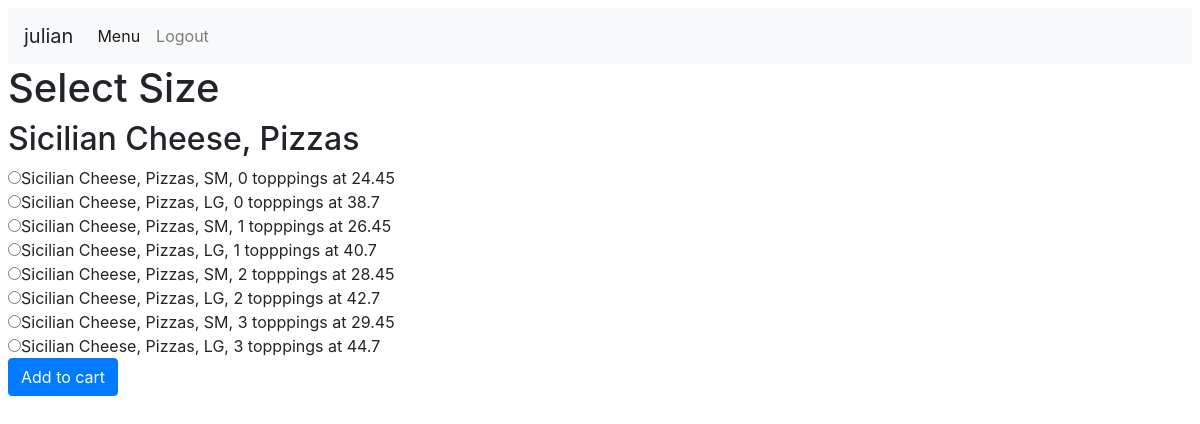
Screenshot of /orders/4/select_size (signed in) with the database file from the repository.
### orders/models.py (models this page shows)
class Item(models.Model):
    category = models.ForeignKey(Category, on_delete=models.CASCADE)
    item = models.CharField(max_length=64)
    def __str__(self):
        return f"{self.item}, {self.category}"

class Category(models.Model):
    category = models.CharField(max_length=64)
    def __str__(self):
        return f"{self.category}"

class Item_Price(models.Model):
    item = models.ForeignKey(Item, on_delete=models.CASCADE, related_name="price")
    SMALL = 'SM'
    LARGE = 'LG'
    SET = 'ST'
    SIZE_CHOICES = [
        (SMALL, 'Small'),
        (LARGE, 'Large'),
        (SET, 'Set'),
    ]
    topping_count = models.IntegerField(default=0,)
    size = models.CharField(max_length=2, choices=SIZE_CHOICES, default=SMALL,)
    price = models.FloatField(max_length=10, blank=True)
    def __str__(self):
        return f"{self.item}, {self.size}, {self.topping_count} topppings at {self.price}"

### orders/views.py (the view)
# urls.py: path("<int:item_id>/select_size", views.select_size, name="select_size"),
def select_size(request, item_id):
    if request.method == 'POST':
        print("Got to post")
        price_id = request.POST.get("size")
        return redirect('select_toppings', item_id = item_id, price_id = price_id)
    else:
        item = Item.objects.get(pk = item_id)
        context = {
            "Item": item,
            "Sizes": item.price.all(),
            "item_id": item_id
        }
        return render(request, "orders/select_size.html", context)

### orders/templates/orders/select_size.html (shortened to what this page needs)
{% extends "orders/base.html" %}
{% block body %}
<h1>Select Size</h1>
  <h2>{{Item}}</h2>
  <form action="{% url 'select_size' item_id %}" method="post">
      {% for size in Sizes %}
        <input type="radio" name="size" id="{{size}}" value="{{size.id}}">{{size}}</input>
        <br>
      {% endfor %}
      <input type="submit" class ="btn btn-primary" value="Add to cart"></input>
  </form>
{% endblock %}

### orders/templates/orders/base.html (shortened to what this page needs)
<!DOCTYPE html>
<html>
    <head>
      {% load static %}
      <link rel="stylesheet" href="https://maxcdn.bootstrapcdn.com/bootstrap/4.0.0/css/bootstrap.min.css">
    </head>
    <body class = m-2>
      <nav class="navbar navbar-expand-lg navbar-light bg-light">
        <a class="navbar-brand">{{user}}</a>
        <div class="collapse navbar-collapse" id="navbarSupportedContent">
          <ul class="navbar-nav mr-auto">
            <li class="nav-item active">
              <a class="nav-link" href="{% url 'menu' %}">Menu <span class="sr-only">(current)</span></a>
            </li>
            <li class="nav-item">
              <a class ="nav-link" href="{% url 'logout' %}">Logout</a>
            </li>
          </ul>
        </div>
      </nav>
        {% block body %}
        {% endblock %}
    </body>
</html>

### rows the page displays
Item: item+category "Sicilian Cheese, Pizzas"
Item_Price: item+size+topping_count "Sicilian Cheese, Pizzas, SM, 0 topppings at 24.45"
Item_Price: item+size+topping_count "Sicilian Cheese, Pizzas, LG, 0 topppings at 38.7"
Item_Price: item+size+topping_count "Sicilian Cheese, Pizzas, SM, 1 topppings at 26.45"
Item_Price: item+size+topping_count "Sicilian Cheese, Pizzas, LG, 1 topppings at 40.7"
Item_Price: item+size+topping_count "Sicilian Cheese, Pizzas, SM, 2 topppings at 28.45"
Item_Price: item+size+topping_count "Sicilian Cheese, Pizzas, LG, 2 topppings at 42.7"
Item_Price: item+size+topping_count "Sicilian Cheese, Pizzas, SM, 3 topppings at 29.45"
Item_Price: item+size+topping_count "Sicilian Cheese, Pizzas, LG, 3 topppings at 44.7"

### other values shown
{{ user }} "julian"
